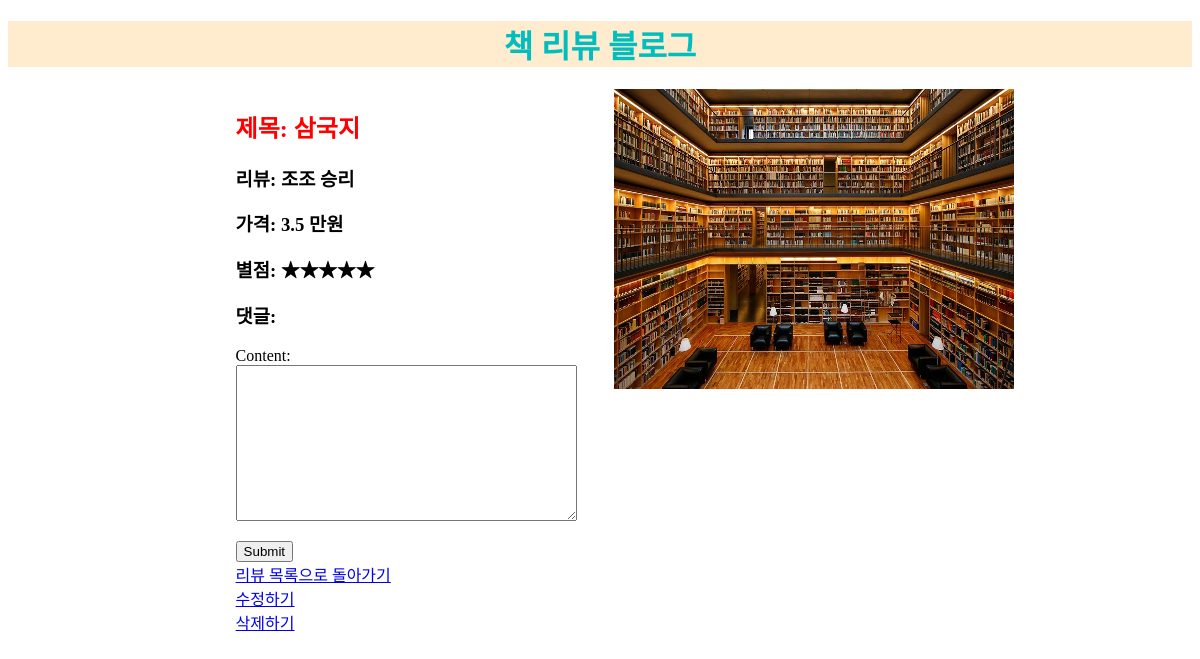
The page /detail/4/ on the database as committed earlier.
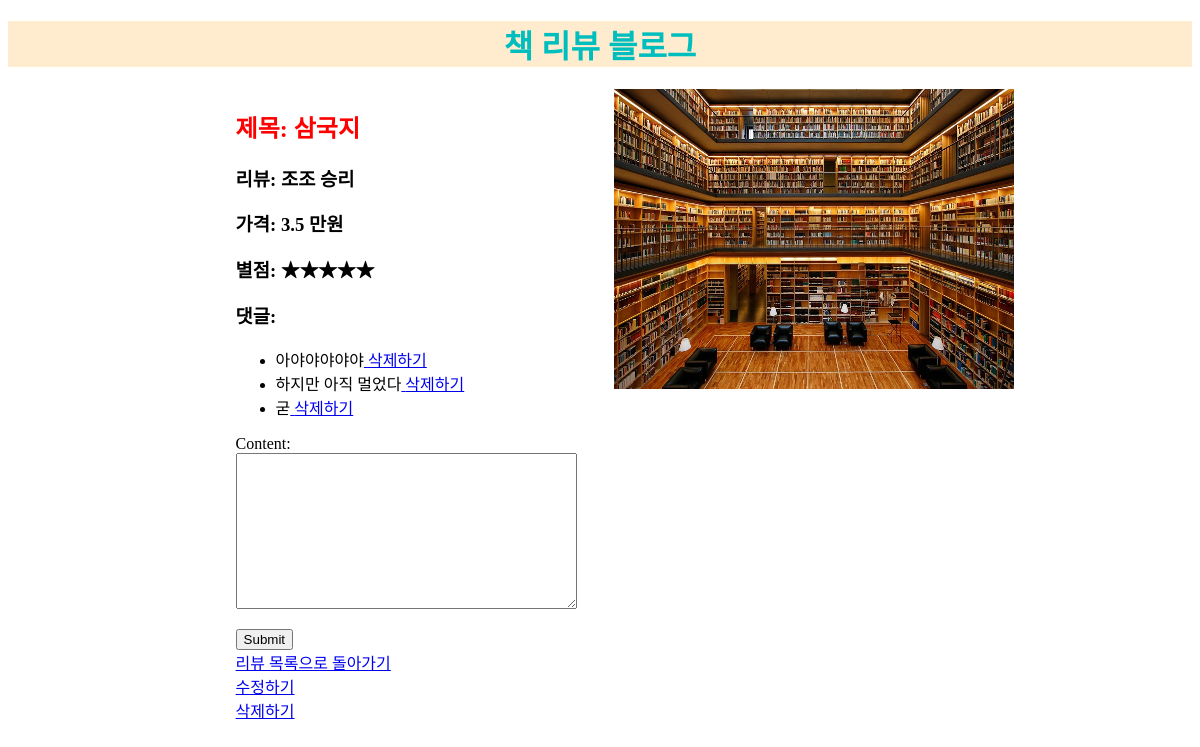
The same page on the database as committed later.
### blog/models.py (models this page shows, shortened)
class Post(models.Model):
    title = models.CharField(max_length=200)
    review = models.TextField()
    price = models.FloatField()
    one = '★'
    two = '★★'
    three = '★★★'
    four = '★★★★'
    five = '★★★★★'
    score_choices = (
        (one, '★'),
        (two, '★★'),
        (three, '★★★'),
        (four, '★★★★'),
        (five, '★★★★★')
    )
    starScore = models.CharField(
        max_length = 5,
        choices = score_choices,
        default = one
        )

class Comment(models.Model):
    post = models.ForeignKey(Post, on_delete=models.CASCADE, related_name='comments')
    content = models.TextField()

### blog/views.py (the view)
# urls.py: path('detail/<int:post_pk>/', views.detail, name='detail'),
def detail(request, post_pk):
    post = Post.objects.get(pk=post_pk)
    if request.method == 'POST':
        form = CommentForm(request.POST)
        comment = form.save(commit=False)
        comment.post = post
        comment.save()
        return redirect('detail', post.pk)
    else:
        form = CommentForm()
        return render(request, 'detail.html', { 'post':post, 'form':form })

### blog/forms.py
class CommentForm(forms.ModelForm):
    class Meta:
        model = Comment
        fields = ('content',)

### blog/templates/detail.html (shortened to what this page needs)
<!DOCTYPE html>
<html lang="en">
<head>
</head>
{% extends "home.html" %}
    {% block content %}
    <div class="box">
        <div class="content-box">
            <h2 style="color:red;">제목: {{ post.title }}</h2>
            <h3>리뷰: {{ post.review }}</h3>
            <h3>가격: {{ post.price }} 만원</h3>
            <h3>별점: {{ post.starScore }}</h3>
            <h3>댓글: </h3>
            <ul>
                {% for comment in post.comments.all %}
                    <li>{{ comment.content }}<a href="{% url 'comment_delete' post.pk comment.pk %}"> 삭제하기</a></li>
                {% endfor %}
            </ul>
            <form method="POST">{% csrf_token %}
                {{ form.as_p }}
                <input type='submit' />
            </form>
            <a href="{% url 'home' %}">리뷰 목록으로 돌아가기</a><br>
            <a href="{% url 'edit' post.pk %}">수정하기</a><br>
            <a href="{% url 'delete' post.pk %}">삭제하기</a>
        </div>
    {% endblock %}

### blog/templates/home.html (shortened to what this page needs)
<!DOCTYPE html>
<html lang="en">
{% load staticfiles %}
<head>
    <link rel="stylesheet" type="text/css" href="{% static 'home.css' %}">
</head>
<body>
    <div class="heading">
        <h1 class="head-font"> 책 리뷰 블로그 </h1>
    </div>
    {% block content %}{% endblock %}
        <div class="image-box">
            <img src="{% static 'Library.jpg' %}">
        </div>
    </div>
</body>
</html>

### static/home.css (style rules this page uses)
.head-font { color: rgb(0, 190, 190); text-align: center; background-color: blanchedalmond; }
.box { height: 600px; display: flex; justify-content: space-between; flex-direction: row; margin: 0 15%; }
.content-box { height: 300px; width: 400px; padding-left: 50px; }
.image-box img { height: 300px; width: 400px; }

Rows that differ between the two databases and show on the page:
added Comment: content "아야야야야야"
added Comment: content "하지만 아직 멀었다"
added Comment: content "굳"
